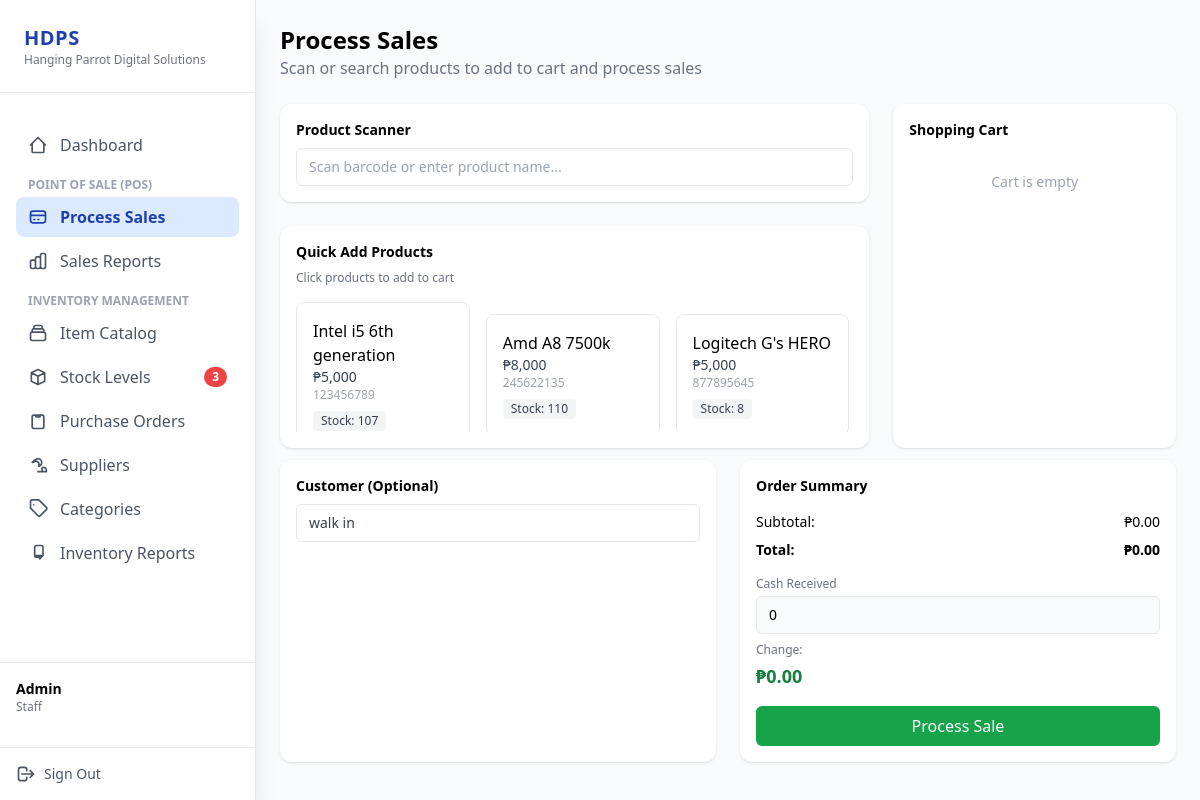
Before: /process_sales.php (signed in) with the older database file.
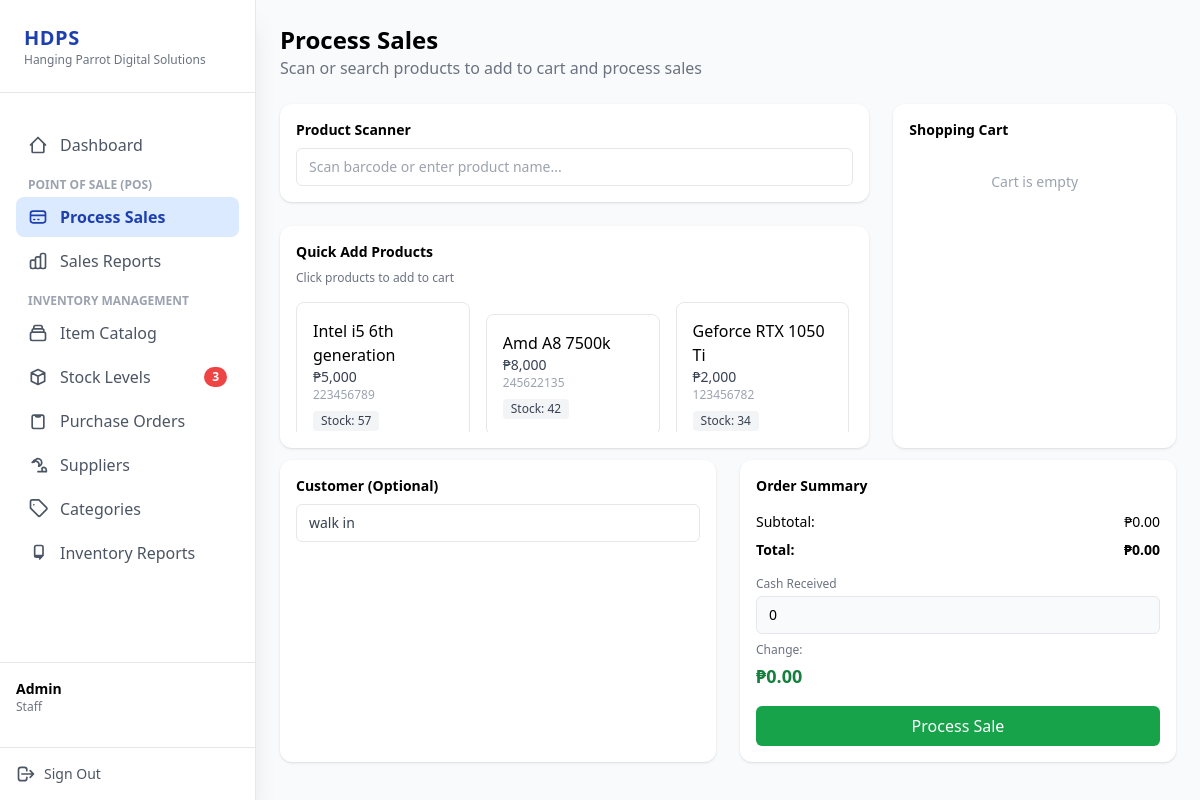
After: the same page with the newer database file.
### tables this page shows
CREATE TABLE `items` (
  `item_id` int(11) NOT NULL,
  `barcode` varchar(50) DEFAULT NULL,
  `item_name` varchar(255) NOT NULL,
  `description` text DEFAULT NULL,
  `category_id` int(11) DEFAULT NULL,
  `supplier_id` int(11) DEFAULT NULL,
  `cost_price` decimal(10,2) DEFAULT 0.00,
  `selling_price` decimal(10,2) DEFAULT 0.00,
  `quantity` int(11) DEFAULT 0,
  `min_stock` int(11) DEFAULT 5,
  `created_at` timestamp NOT NULL DEFAULT current_timestamp(),
  `updated_at` timestamp NOT NULL DEFAULT current_timestamp() ON UPDATE current_timestamp()
);

### database/database.php (called while the page is built, shortened)
<?php
class Database
{
    private $serverName = ("mysql:host=localhost;dbname=computer_store");
    private $userName = ("root");
    private $userPass = ("");
    private $fetchDefault = array(PDO::ATTR_DEFAULT_FETCH_MODE => PDO::FETCH_ASSOC);
    public function conn()
    {
        try {
            $this->conn = new PDO($this->serverName, $this->userName, $this->userPass, $this->fetchDefault);
            return $this->conn;
        } catch (PDOException $e) {
            echo "Error : " . $e->getMessage();
            exit;
        }
    }
    public function select_items()
    {
        $sql = $this->conn()->prepare("SELECT
        items.*,
        categories.category_name,
        suppliers.supplier_name
        FROM items
        LEFT JOIN categories ON items.category_id = categories.category_id
        LEFT JOIN suppliers ON items.supplier_id = suppliers.supplier_id
        ");
        $sql->execute();
        $items = $sql->fetchAll();
        return $items;
    }
}
$database = new Database();

### process_sales.php (the view, shortened to what this page needs)
<?php
include "database/database.php";
$database->login_session();
$items = $database->select_items();
?>
<!DOCTYPE html>
<html lang="en">
<head>
  <script src="https://cdn.tailwindcss.com"></script>
</head>
<body class="bg-gray-50 flex">
  <?php include "sidebar.php"; ?>
  <main class="flex-1 ml-0 md:ml-64 p-6">
    <header class="mb-6">
      <h2 class="text-2xl font-bold">Process Sales</h2>
      <p class="text-gray-500">Scan or search products to add to cart and process sales</p>
    </header>
    <div class="grid grid-cols-1 lg:grid-cols-3 gap-6">
      <div class="lg:col-span-2 space-y-6">
        <div class="bg-white rounded-xl shadow p-4">
          <h3 class="font-semibold text-sm mb-2">Product Scanner</h3>
          <div class="flex">
            <input type="text" id="productSearchInput" placeholder="Scan barcode or enter product name..."
              class="flex-1 border rounded-md px-3 py-2 focus:outline-none text-sm">
          </div>
        </div>
        <div class="bg-white rounded-xl shadow p-4">
          <h3 class="font-semibold text-sm mb-2">Quick Add Products</h3>
          <p class="text-xs text-gray-500 mb-4">Click products to add to cart</p>
          <div id="productGrid" class="grid grid-cols-2 md:grid-cols-3 gap-4 max-h-[130px] overflow-y-auto pr-1">
            <?php foreach ($items as $item): ?>
              <?php
                $jsItemName = addslashes($item['item_name']);
              ?>
              <button
                type="button"
                class="product-item w-full text-left <?= $item['quantity'] <= 0 ? 'opacity-50 cursor-not-allowed pointer-events-none' : 'cursor-pointer' ?>"
                <?= $item['quantity'] <= 0 ? 'disabled' : '' ?>
                <?= $item['quantity'] > 0 ? "onclick=\"openQuantityModal({$item['item_id']}, '{$jsItemName}', {$item['quantity']})\"" : '' ?>
                <?= $item['quantity'] <= 0 ? 'disabled class="opacity-50 cursor-not-allowed"' : '' ?>>
                <div class="p-4 border rounded-lg hover:shadow cursor-pointer">
                  <p class="font-medium product-name"><?= $item['item_name']; ?></p>
                  <p class="text-sm text-gray-700">₱<?= number_format($item['selling_price']); ?></p>
                  <p class="text-xs text-gray-400 product-barcode"><?= $item['barcode']; ?></p>
                  <?php if ($item['quantity'] > 0 && $item['quantity'] <= $item['min_stock']): ?>
                    <span class="mt-2 inline-block text-xs bg-red-100 text-red-700 px-2 py-0.5 rounded">Stock:
                      <?= $item['quantity']; ?></span>
                  <?php elseif ($item['quantity'] <= 0): ?>
                    <span class="mt-2 inline-block text-xs bg-red-100 text-red-700 px-2 py-0.5 rounded">Out of Stock</span>
                  <?php else: ?>
                    <span class="mt-2 inline-block text-xs bg-gray-100 text-gray-700 px-2 py-0.5 rounded">Stock:
                      <?= $item['quantity']; ?></span>
                  <?php endif; ?>
                </div>
              </button>
            <?php endforeach; ?>
          </div>
        </div>
      </div>
      <?php
      $cart = $_SESSION['cart'] ?? [];
      ?>
      <div class="bg-white rounded-xl shadow p-4">
        <h3 class="font-semibold text-sm mb-2">Shopping Cart</h3>
        <?php
        if (empty($cart)) {
          echo "<p class='text-center text-gray-400 text-sm py-6'>Cart is empty</p>";
        }
        ?>
      </div>
    </div>
    <div class="flex space-x-6 mt-3 w-full">
      <div class="bg-white rounded-xl shadow p-4 flex-1">
        <h3 class="font-semibold text-sm mb-2">Customer (Optional)</h3>
        <input type="text" name="customer" id="customerInput" value="walk in"
          class="w-full border rounded-md px-3 py-2 text-sm text-gray-700" placeholder="Enter customer name">
      </div>
      <div class="bg-white rounded-xl shadow p-4 flex-1">
        <h3 class="font-semibold text-sm mb-4">Order Summary</h3>
        <?php
        $subtotal = 0;
        $grand_total = $subtotal;
        ?>
        <div class="space-y-2 text-sm">
          <div class="flex justify-between">
            <span>Subtotal:</span>
            <span>₱<?= number_format($subtotal, 2); ?></span>
          </div>
          <div class="flex justify-between font-semibold">
            <span>Total:</span>
            <span id="grandTotalDisplay">₱<?= number_format($grand_total, 2); ?></span>
          </div>
        </div>
        <div class="mt-4">
          <form method="POST" action="<?= $_SERVER['PHP_SELF']; ?>">
            <div class="mt-4">
              <label class="block text-xs text-gray-500 mb-1">Cash Received</label>
              <input id="cashReceivedInput" name="cash_received" type="number" step="0.01" min="0"
                value="<?= $grand_total; ?>" class="w-full border rounded-md px-3 py-2 text-sm bg-gray-50" required>
            </div>
            <div class="mt-2">
              <p class="text-xs text-gray-500 mb-1">Change:</p>
              <p id="cashChangeDisplay" class="text-lg font-semibold text-green-700">₱0.00</p>
            </div>
            <button type="submit" class="w-full mt-4 bg-green-600 hover:bg-green-700 text-white py-2 rounded-md">
              Process Sale
            </button>
          </form>
        </div>
      </div>
    </div>
  </main>
</body>
</html>

### sidebar.php (shortened to what this page needs)
<?php
$currentPage = basename($_SERVER['PHP_SELF']);
?>
<aside id="mobile-sidebar" class="bg-white w-64 space-y-4 flex flex-col h-screen fixed inset-y-0 left-0
           transform -translate-x-full md:translate-x-0
           transition duration-300 ease-in-out z-50 shadow-xl border-r">
    <div class="p-6 border-b">
        <div class="flex justify-between">
            <h1 class="text-xl font-extrabold text-blue-800 tracking-wide font-sans">HDPS</h1>
        </div>
        <p class="text-xs text-gray-500">Hanging Parrot Digital Solutions</p>
    </div>
    <nav class="flex-1 p-4 space-y-1 overflow-y-auto">
        <a href="dashboard.php"
            class="flex items-center px-3 py-2 rounded-lg transition duration-150 ease-in-out
            <?php echo ($currentPage == 'dashboard.php') ? 'bg-blue-100 text-blue-800 font-semibold' : 'text-gray-600 hover:bg-gray-100'; ?>">
            <svg class="h-5 w-5 mr-3" xmlns="http://www.w3.org/2000/svg" fill="none" viewBox="0 0 24 24"
                stroke="currentColor">
                <path stroke-linecap="round" stroke-linejoin="round" stroke-width="2"
                    d="M3 12l2-2m0 0l7-7 7 7M5 10v10a1 1 0 001 1h3m10-11l2 2m-2-2v10a1 1 0 01-1 1h-3m-6 0h6" />
            </svg>
            <span>Dashboard</span>
        </a>
        <p class="text-xs uppercase text-gray-400 font-semibold mt-4 mb-1 pt-2 px-3">Point of Sale (POS)</p>
        <a href="process_sales.php"
            class="flex items-center px-3 py-2 rounded-lg transition duration-150 ease-in-out
            <?php echo ($currentPage == 'process_sales.php') ? 'bg-blue-100 text-blue-800 font-semibold' : 'text-gray-600 hover:bg-gray-100'; ?>">
            <svg class="h-5 w-5 mr-3" xmlns="http://www.w3.org/2000/svg" fill="none" viewBox="0 0 24 24"
                stroke="currentColor">
                <path stroke-linecap="round" stroke-linejoin="round" stroke-width="2"
                    d="M3 10h18M7 15h1m4 0h1m-7 4h12a3 3 0 003-3V8a3 3 0 00-3-3H6a3 3 0 00-3 3v8a3 3 0 003 3z" />
            </svg>
            <span>Process Sales</span>
        </a>
        <a href="sales_report.php"
            class="flex items-center px-3 py-2 rounded-lg transition duration-150 ease-in-out
            <?php echo ($currentPage == 'sales_report.php') ? 'bg-blue-100 text-blue-800 font-semibold' : 'text-gray-600 hover:bg-gray-100'; ?>">
            <span>Sales Reports</span>
        </a>
        <p class="text-xs uppercase text-gray-400 font-semibold mt-4 mb-1 pt-2 px-3">Inventory Management</p>
        <a href="item_catalog.php"
            class="flex items-center px-3 py-2 rounded-lg transition duration-150 ease-in-out
            <?php echo ($currentPage == 'item_catalog.php') ? 'bg-blue-100 text-blue-800 font-semibold' : 'text-gray-600 hover:bg-gray-100'; ?>">
            <span>Item Catalog</span>
        </a>
        <a href="stock_levels.php"
            class="flex items-center px-3 py-2 rounded-lg relative transition duration-150 ease-in-out
            <?php echo ($currentPage == 'stock_levels.php') ? 'bg-blue-100 text-blue-800 font-semibold' : 'text-gray-600 hover:bg-gray-100'; ?>">
            <svg class="h-5 w-5 mr-3" xmlns="http://www.w3.org/2000/svg" fill="none" viewBox="0 0 24 24"
                stroke="currentColor">
                <path stroke-linecap="round" stroke-linejoin="round" stroke-width="2"
                    d="M20 7l-8-4-8 4m16 0l-8 4m8-4v10l-8 4m0-10L4 7m8 4v10M4 7v10l8 4" />
            </svg>
            <span>Stock Levels</span>
            <span class="ml-auto text-xs bg-red-500 text-white rounded-full px-2 py-0.5 font-bold">3</span>
        </a>
        <a href="purchase_orders.php"
            class="flex items-center px-3 py-2 rounded-lg transition duration-150 ease-in-out
            <?php echo ($currentPage == 'purchase_orders.php') ? 'bg-blue-100 text-blue-800 font-semibold' : 'text-gray-600 hover:bg-gray-100'; ?>">
            <svg class="h-5 w-5 mr-3" xmlns="http://www.w3.org/2000/svg" fill="none" viewBox="0 0 24 24"
                stroke="currentColor">
                <path stroke-linecap="round" stroke-linejoin="round" stroke-width="2"
                    d="M9 5H7a2 2 0 00-2 2v12a2 2 0 002 2h10a2 2 0 002-2V7a2 2 0 00-2-2h-2M9 5a2 2 0 002 2h2a2 2 0 002-2M9 5h6" />
            </svg>
            <span>Purchase Orders</span>
        </a>
        <a href="suppliers.php"
            class="flex items-center px-3 py-2 rounded-lg transition duration-150 ease-in-out
            <?php echo ($currentPage == 'suppliers.php') ? 'bg-blue-100 text-blue-800 font-semibold' : 'text-gray-600 hover:bg-gray-100'; ?>">
            <span>Suppliers</span>
        </a>
        <a href="categories.php"
            class="flex items-center px-3 py-2 rounded-lg transition duration-150 ease-in-out
    <?php echo ($currentPage == 'categories.php') ? 'bg-blue-100 text-blue-800 font-semibold' : 'text-gray-600 hover:bg-gray-100'; ?>">
            <svg class="h-5 w-5 mr-3" xmlns="http://www.w3.org/2000/svg" fill="none" viewBox="0 0 24 24"
                stroke="currentColor">
                <path stroke-linecap="round" stroke-linejoin="round" stroke-width="2"
                    d="M7 7h.01M3 11l9 9a2 2 0 002.828 0l7.172-7.172a2 2 0 000-2.828l-9-9H5a2 2 0 00-2 2v4z" />
            </svg>
            <span>Categories</span>
        </a>
        <a href="inventory_reports.php"
            class="flex items-center px-3 py-2 rounded-lg transition duration-150 ease-in-out
            <?php echo ($currentPage == 'inventory_reports.php') ? 'bg-blue-100 text-blue-800 font-semibold' : 'text-gray-600 hover:bg-gray-100'; ?>">
            <svg class="h-5 w-5 mr-3" xmlns="http://www.w3.org/2000/svg" fill="none" viewBox="0 0 24 24"
                stroke="currentColor">
                <path stroke-linecap="round" stroke-linejoin="round" stroke-width="2"
                    d="M8 7v8a2 2 0 002 2h6M8 7V5a2 2 0 012-2h6a2 2 0 012 2v10m0 0l-4 4m4-4H8" />
            </svg>
            <span>Inventory Reports</span>
        </a>
    </nav>
    <div class="p-4 border-t">
        <?php
        $role = ucfirst($_SESSION['user-role'] ?? 'Guest');
        $username = $_SESSION['login-success'] ?? 'User Name';
        echo "
            <p class='text-sm font-semibold'>{$username}</p>
            <p class='text-xs text-gray-500'>{$role}</p>
        ";
        ?>
    </div>
    <div class="p-4 border-t flex items-center justify-between">
        <div class="flex items-center space-x-2 text-gray-600 hover:text-red-600 transition duration-150">
            <svg xmlns="http://www.w3.org/2000/svg" class="h-5 w-5" fill="none" viewBox="0 0 24 24"
                stroke="currentColor">
                <path stroke-linecap="round" stroke-linejoin="round" stroke-width="2"
                    d="M17 16l4-4m0 0l-4-4m4 4H7m6 4v1a3 3 0 01-3 3H6a3 3 0 01-3-3V7a3 3 0 013-3h4a3 3 0 013 3v1" />
            </svg>
            <a href="logout.php" class="text-sm font-medium">Sign Out</a>
        </div>
    </div>
</aside>

Changed rows visible on the page:
removed items: item_name "Logitech G's HERO", selling_price "5,000", barcode "877895645", quantity "8"
changed items "Intel i5 6th generation": barcode "123456789" → "223456789"; quantity "107" → "57"
changed items "Amd A8 7500k": quantity "110" → "42"
now on this page (row edited): items: item_name "Geforce RTX 1050 Ti", selling_price "2,000", barcode "123456782", quantity "34"
